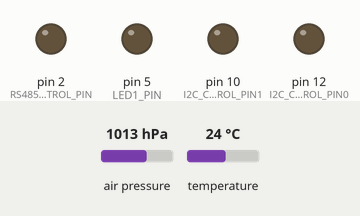
Simulated run of this sketch. Board: Arduino Uno, built with avr-gcc and run on an emulated ATmega328P. On the bench: output pins drawn as LEDs (lit = HIGH). Inputs (shaded band) come from the test bench; at power-on: air pressure 1013 hPa, temperature 24 °C. What the sketch prints to the serial monitor is not drawn.

Above: at 2.5 s.
Timing chart, 0 to 6.6 s (numbered marks = the images above):
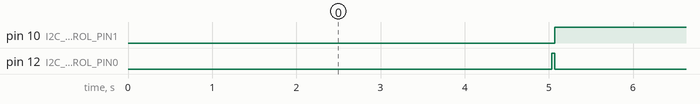

The sketch:

ac_sensors.ino
```cpp
#include <SFE_BMP180.h>
#include <Wire.h>
#include <SyrotaAutomation1.h>
#include "config.h"


SyrotaAutomation net = SyrotaAutomation(RS485_CONTROL_PIN);
SFE_BMP180 bmp180;

double pressureReading;
double tempReading;
unsigned long measureTime;
unsigned long timeToRead;

bmp180Data sensor [3];

// Buffer for char conversions
char buf [100];

void setup()
{
  pinMode(LED1_PIN, OUTPUT);
  pinMode(I2C_CONTROL_PIN0, OUTPUT);
  pinMode(I2C_CONTROL_PIN1, OUTPUT);
  digitalWrite(LED1_PIN, LOW);
  strcpy(net.deviceID, NET_ADDRESS);
  Serial.begin(9600);

  // Set sensor addresses
  sensor[0].s0=LOW;
  sensor[0].s1=LOW;
  sensor[1].s0=HIGH;
  sensor[1].s1=LOW;
  sensor[2].s0=LOW;
  sensor[2].s1=HIGH;
}

void loop()
{
  if (net.messageReceived()) {
    if (net.assertCommand("debug")) {
      sprintf(buf, "%d deg/100 (%d ms ago); status: %d", (int)(sensor[0].temperature*100), (millis() - measureTime), sensor[0].status);
      net.sendResponse(buf);
    } else if (net.assertCommand("getPresVacuum")) {
      dtostrf(sensor[0].pressure, 6, 2, buf);
      net.sendResponse(buf);
    } else if (net.assertCommand("getTempVacuum")) {
      dtostrf(sensor[0].temperature, 4, 2, buf);
      net.sendResponse(buf);
    } else if (net.assertCommand("getPresIntake")) {
      dtostrf(sensor[1].pressure, 6, 2, buf);
      net.sendResponse(buf);
    } else if (net.assertCommand("getTempIntake")) {
      dtostrf(sensor[1].temperature, 4, 2, buf);
      net.sendResponse(buf);
    } else if (net.assertCommand("getPresSupply")) {
      dtostrf(sensor[2].pressure, 6, 2, buf);
      net.sendResponse(buf);
    } else if (net.assertCommand("getTempSupply")) {
      dtostrf(sensor[2].temperature, 4, 2, buf);
      net.sendResponse(buf);
    } else {
      net.sendResponse("Unrecognized command");
    }
  }
  if (millis() - measureTime > SAMPLE_INTERVAL) {
    readSensor(0);
    readSensor(1);
    readSensor(2);
    measureTime = millis();
  }
}

/**
 * Reads pressure from one of the sensors
 * S0 and S1 set according to 74HC4052 datasheet
 */
void readSensor(int sensorIndex)
{
  char status;
  digitalWrite(I2C_CONTROL_PIN0, sensor[sensorIndex].s0);
  digitalWrite(I2C_CONTROL_PIN1, sensor[sensorIndex].s1);

  if (!bmp180.begin()) {
    sensor[sensorIndex].status = 1;
    return;
  }
  // Read temperature
  status = bmp180.startTemperature();
  if (status == 0) {
    sensor[sensorIndex].status = 2;
    return;
  }
  delay(status);
  status = bmp180.getTemperature(sensor[sensorIndex].temperature);
  if (status == 0) {
    sensor[sensorIndex].status = 3;
    return;
  }
          Serial.print("Temperature: ");
          Serial.print(sensor[sensorIndex].temperature,2);
          Serial.println(" C");
  // END read temperature

  // Read pressure
  status = bmp180.startPressure(3);
  if (status == 0) {
    sensor[sensorIndex].status = 4;
    return;
  }
  delay(status);
  status = bmp180.getPressure(sensor[sensorIndex].pressure, sensor[sensorIndex].temperature);
          Serial.print("Pressure: ");
          Serial.print(sensor[sensorIndex].pressure,2);
          Serial.println(" mb");
  if (status == 0) {
    sensor[sensorIndex].status = 5;
    return;
  }
  // END read pressure

  sensor[sensorIndex].status = 0;
}
```

config.h
```cpp
#define NET_ADDRESS "BrAcSens"

#define I2C_CONTROL_PIN0 12
#define I2C_CONTROL_PIN1 10
#define RS485_CONTROL_PIN 2
#define LED1_PIN 5
#define LED2_PIN 6
#define LED3_PIN 7
#define BUZZER_PIN 11

#define SAMPLE_INTERVAL 5000

struct bmp180Data {
  double temperature;
  double pressure;
  // Address on I2C multiplexer
  byte s0;
  byte s1;
  // 0: OK
  // 1: begin() failed
  // 2: cannot start temperature
  // 3: cannot read temperature
  // 4: cannot start pressure
  // 5: cannot read pressuve
  int status;
};
```

Measured:
- by itself, pin 10 (I2C_CONTROL_PIN1): alternates HIGH for 5.0 s and LOW for 0.06 s
- by itself, pin 12 (I2C_CONTROL_PIN0): alternates HIGH for 0.03 s and LOW for 5.1 s
